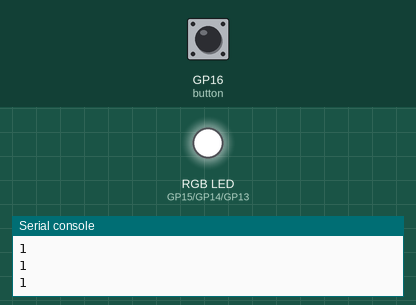
This program was run on a simulated Raspberry Pi Pico running MicroPython. On the bench: an RGB LED mixed from three pins (HIGH = lit), the last lines printed to the serial console. Inputs (shaded band) come from the test bench; at power-on: GP16 (button) HIGH.

Above: at 1.2 s.
1.3 s: GP16 (button) pulled LOW for 0.15 s
At 1.9 s:
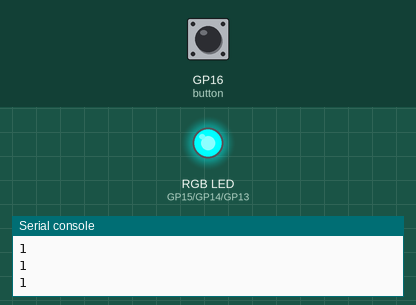
2.9 s: GP16 (button) pulled LOW for 1 s
At 3.2 s:
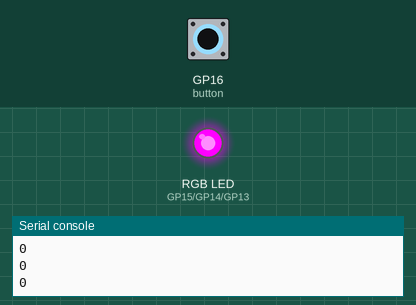
5.4 s: GP16 (button) pulled LOW for 0.15 s
At 6.5 s:
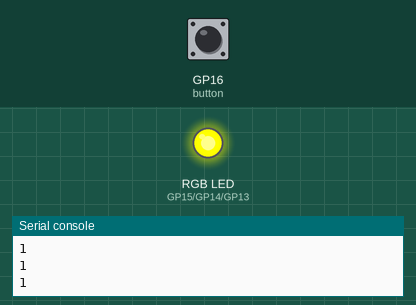
7.0 s: GP16 (button) pulled LOW for 3.2 s
At 7.7 s:
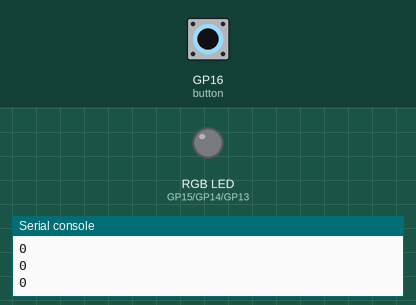
Timing chart, 0 to 10.0 s (numbered marks = the images above; inputs shaded):
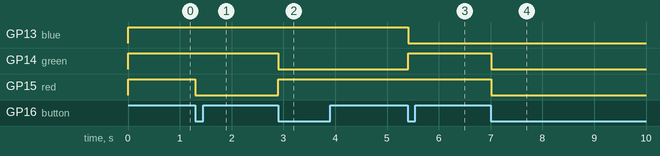

The program:

RGB_LED_with_button.py
```python
from machine import Pin
from time import sleep

red= Pin(15, Pin.OUT)
green= Pin(14, Pin.OUT)
blue= Pin(13, Pin.OUT)

button= Pin(16, Pin.IN, Pin.PULL_UP)

CurrentButton= 0
PreviousButton= 1		#if we use 0 to initialize, it may behave unexpectedly
count= 0

def colour(r,g,b):
    red.value(r)
    green.value(g)
    blue.value(b)

colour (1,1,1)

while True:
    CurrentButton= button.value()
    print(CurrentButton)

    if CurrentButton== 0 and PreviousButton== 1:
        count+= 1
        if count== 1:
            colour(0,1,1)
        elif count== 2:
            colour(1,0,1)
        elif count== 3:
            colour(1,1,0)
        elif count== 4:
            colour(0,0,0)
        else:
            count= 0
            colour(1,1,1)

    PreviousButton= CurrentButton
    sleep(.1)
```

Measured:
- after the input at 1.3 s, GP15 (red): HIGH → LOW at once
- after the input at 2.9 s, GP14 (green): HIGH → LOW at once; GP15 (red): LOW → HIGH at once
- after the input at 5.4 s, GP13 (blue): HIGH → LOW at once; GP14 (green): LOW → HIGH at once
- after the input at 7.0 s, GP14 (green), GP15 (red): HIGH → LOW at once
